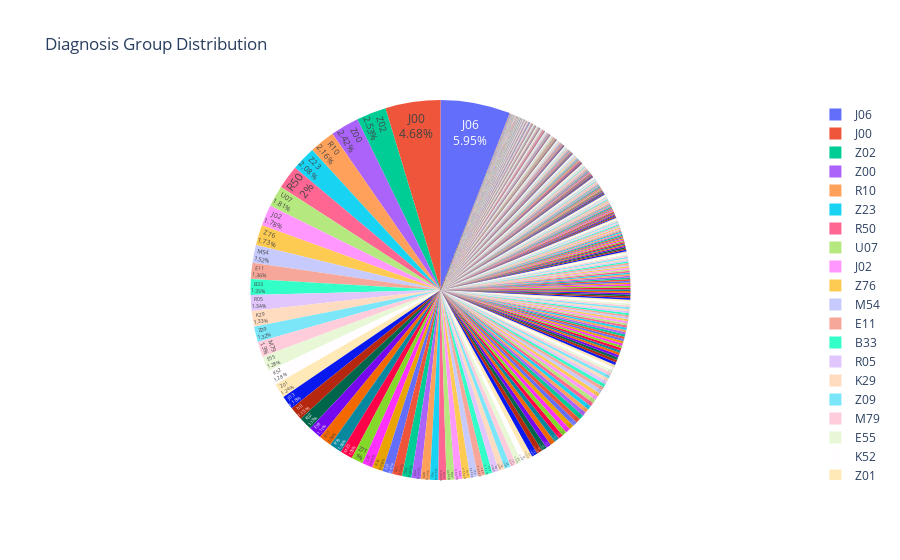

Here is the notebook cell this chart was saved with:
### Code cell
#Lets check the highest diagnosis group

fig = px.pie(sorted_diagnosis_group, values = 'Patient', names = 'DiagnosisGroup', title = 'Diagnosis Group Distribution')
fig.update_traces(textposition = 'inside', textinfo = 'percent+label')
fig.show()

### Figure 1 — Plotly figure (JSON) as saved in the notebook; plotly's stock layout.template omitted (floating-point values rounded to 4 significant figures; data arrays with more than 128 entries replaced by an {"elided": "..."} marker saying what was removed)
{"data": [{"domain": {"x": [0, 1], "y": [0, 1]}, "hovertemplate": "DiagnosisGroup=%{label}<br>Patient=%{value}<extra></extra>", "labels": {"elided": "1240 str values"}, "legendgroup": "", "name": "", "showlegend": true, "textinfo": "percent+label", "textposition": "inside", "type": "pie", "values": {"elided": "1240 int values"}}], "layout": {"legend": {"tracegroupgap": 0}, "title": {"text": "Diagnosis Group Distribution"}}}
